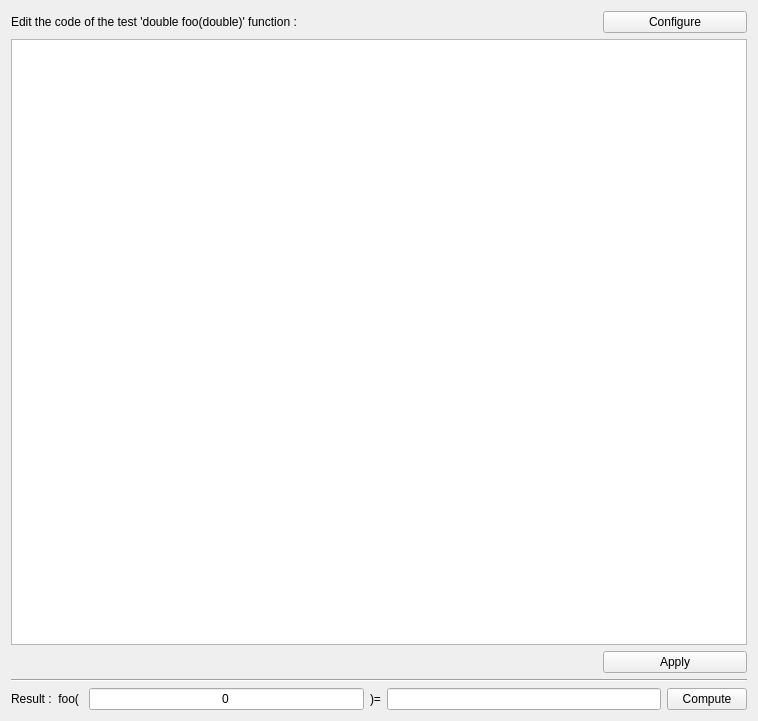
<?xml version="1.0" encoding="UTF-8"?>
<ui version="4.0">
 <class>CodeEditorWidget</class>
 <widget class="QWidget" name="CodeEditorWidget">
  <property name="geometry">
   <rect>
    <x>0</x>
    <y>0</y>
    <width>758</width>
    <height>721</height>
   </rect>
  </property>
  <property name="windowTitle">
   <string>Function Editor</string>
  </property>
  <layout class="QGridLayout" name="gridLayout">
   <item row="0" column="1" colspan="2">
    <widget class="QLabel" name="label">
     <property name="text">
      <string>Edit the code of the test 'double foo(double)' function :</string>
     </property>
    </widget>
   </item>
   <item row="3" column="1" colspan="5">
    <widget class="Line" name="line">
     <property name="orientation">
      <enum>Qt::Horizontal</enum>
     </property>
    </widget>
   </item>
   <item row="1" column="1" colspan="5">
    <widget class="QPlainTextEdit" name="_code">
     <property name="tabStopWidth">
      <number>50</number>
     </property>
    </widget>
   </item>
   <item row="2" column="5">
    <widget class="QPushButton" name="_apply">
     <property name="text">
      <string>Apply</string>
     </property>
    </widget>
   </item>
   <item row="0" column="5">
    <widget class="QPushButton" name="_configure">
     <property name="text">
      <string>Configure</string>
     </property>
    </widget>
   </item>
   <item row="4" column="1" colspan="5">
    <layout class="QHBoxLayout" name="horizontalLayout">
     <item>
      <widget class="QLabel" name="label_2">
       <property name="text">
        <string>Result :  foo( </string>
       </property>
      </widget>
     </item>
     <item>
      <widget class="QLineEdit" name="_input">
       <property name="text">
        <string>0</string>
       </property>
       <property name="alignment">
        <set>Qt::AlignCenter</set>
       </property>
      </widget>
     </item>
     <item>
      <widget class="QLabel" name="label_3">
       <property name="text">
        <string>)=</string>
       </property>
      </widget>
     </item>
     <item>
      <widget class="QLineEdit" name="_result">
       <property name="alignment">
        <set>Qt::AlignCenter</set>
       </property>
       <property name="readOnly">
        <bool>true</bool>
       </property>
      </widget>
     </item>
     <item>
      <widget class="QPushButton" name="_compute">
       <property name="text">
        <string>Compute</string>
       </property>
      </widget>
     </item>
    </layout>
   </item>
   <item row="2" column="1" colspan="4">
    <spacer name="horizontalSpacer">
     <property name="orientation">
      <enum>Qt::Horizontal</enum>
     </property>
     <property name="sizeHint" stdset="0">
      <size>
       <width>40</width>
       <height>20</height>
      </size>
     </property>
    </spacer>
   </item>
  </layout>
 </widget>
 <resources/>
 <connections/>
</ui>
